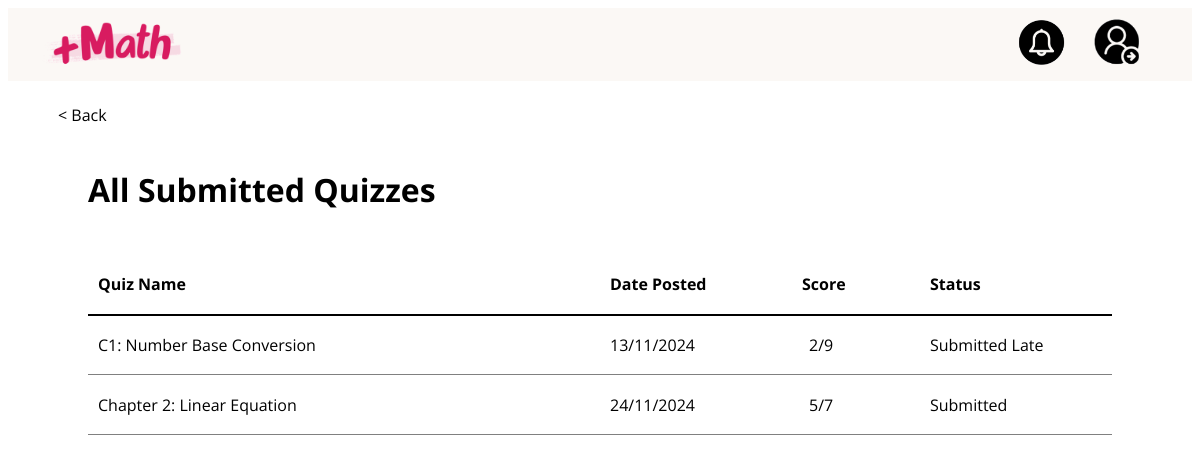
Screenshot of /stuViewSubmittedQuizzes.php?user_id=1 (signed in) with the database file from the repository.
### tables this page shows
CREATE TABLE IF NOT EXISTS `quiz` (
  `quiz_id` int NOT NULL AUTO_INCREMENT,
  `quiz_name` varchar(100) NOT NULL,
  `quiz_description` varchar(10000) NOT NULL,
  `creation_time` datetime NOT NULL,
  `teacher_id` int NOT NULL,
  PRIMARY KEY (`quiz_id`),
  KEY `FK_quiz_teacher_id` (`teacher_id`)
);

CREATE TABLE IF NOT EXISTS `class_quiz` (
  `class_quiz_id` int NOT NULL AUTO_INCREMENT,
  `post_date` datetime NOT NULL,
  `due_date` date DEFAULT NULL,
  `due_time` time DEFAULT NULL,
  `class_id` int NOT NULL,
  `quiz_id` int NOT NULL,
  PRIMARY KEY (`class_quiz_id`),
  KEY `FK_classquiz_class_id` (`class_id`),
  KEY `FK_classquiz_quiz_id` (`quiz_id`)
);

CREATE TABLE IF NOT EXISTS `student_take_quiz` (
  `stu_quiz_id` int NOT NULL AUTO_INCREMENT,
  `score` float NOT NULL,
  `submitted_date` date NOT NULL,
  `submitted_status` varchar(20) NOT NULL,
  `student_id` int NOT NULL,
  `class_quiz_id` int NOT NULL,
  PRIMARY KEY (`stu_quiz_id`),
  KEY `FK_studenttakequiz_class_quiz_id` (`class_quiz_id`),
  KEY `FK_studenttakequiz_student_id` (`student_id`)
);

### stuViewSubmittedQuizzes.php (the view, shortened to what this page needs)
<!DOCTYPE html>
<html lang="en">
<head>
</head>
<body>
    <div style="position:sticky; z-index:1; top:0; height: 73px;background-color:#FBF8F5">
        <div style="float:left; padding:10px 10px 10px 30px;">
            <img src="logo.png" style="width:150px;" onclick="stuHP()">
        </div>
        <div style="float:right; padding-right:40px;">
            <button type="button" class="notificationProfileBtn" onclick="window.location.href='stuViewAnnouncementPage.php?user_id=<?php echo $_SESSION['user_id']; ?>&page_before_announcement=stuViewSubmittedQuizzes.php'">
                <img src="notificationbtn.png" style="width:55px;">
            </button>
            <div class="dropdown">
                <button class="dropbtn" id="dropbtn" type="button" onclick="profileDropDown()">
                    <img src="stuprofilebtn.png" style="width:50px;">
                </button>
            </div>
        </div>
    </div>
    <br>
    <button class="back" type="submit" name="back" onclick="window.location.href='StuMainPage.php?user_id=<?php echo $_SESSION['user_id']; ?>'">< Back</button>
    <div style="padding:20px 80px;">
        <h1>All Submitted Quizzes</h1>
        <br>
        <table>
            <tr style="padding:15px;">
                <th class="tableColumn1" style="font-weight:bold;">Quiz Name</th>
                <th class="tableColumn2" style="font-weight:bold;">Date Posted</th>
                <th class="tableColumn3" style="font-weight:bold;">Score</th>
                <th class="tableColumn4" style="font-weight:bold;">Status</th>
            </tr>
            <?php
                $con = mysqli_connect("localhost","root","","rwdd_assignment");
                $stuSubmittedQuiz = "SELECT DISTINCT stq.stu_quiz_id, q.quiz_name, cq.post_date, stq.score, stq.submitted_status FROM quiz q
                                        INNER JOIN class_quiz cq ON q.quiz_id = cq.quiz_id
                                        INNER JOIN student_take_quiz stq ON cq.class_quiz_id = stq.class_quiz_id
                                        WHERE stq.student_id = ".$_SESSION['user_id'].";";
                $result = mysqli_query($con,$stuSubmittedQuiz);
                $nloop = 0;
                if (mysqli_num_rows($result) <=0 ){
                    echo '<tr>';
                    echo '<td style="height:auto; padding:20px 10px; border-bottom: 1px solid grey;" class="noquiz firstrow tableColumn1">No Submitted Quizzes</td>';
                    echo '<td class="mobile tableColumn2"></td>';
                    echo '<td class="mobile tableColumn3"></td>';
                    echo '<td class="mobile tableColumn4"></td>';
                    echo '</tr>';
                }else{
                    while($row = mysqli_fetch_array($result)){
                        $stuQuizID = $row['stu_quiz_id'];
                        $quizScoresql = mysqli_query($con,"SELECT SUM(question_score) AS totalscore FROM question
                        inner join quiz q on question.quiz_id = q.quiz_id
                        inner join class_quiz cq on q.quiz_id = cq.quiz_id
                        WHERE cq.class_quiz_id = (SELECT class_quiz_id from student_take_quiz WHERE stu_quiz_id=".$stuQuizID.")");
                        $quizScore = mysqli_fetch_array($quizScoresql);
                        if ($nloop ==0){
                            echo '<tr class="row" data-quiz-id="'.$stuQuizID.'" onclick="GetStuQuizID(this)">';
                            echo '<td class="tableColumn1">'.$row['quiz_name'].'</td>';
                            echo '<td class="tableColumn2">'.date('d/m/Y',strtotime($row['post_date'])).'</td>';
                            echo '<td class="tableColumn3" style="padding-left:17px;">'.$row['score'].'/' .$quizScore['totalscore'].'</td>';
                            echo '<td class="tableColumn4">'.$row['submitted_status'].'</td>';
                            echo '</tr>';
                        }else{
                            echo '<tr class="row" data-quiz-id="'.$stuQuizID.'" onclick="GetStuQuizID(this)">';
                            echo '<td class="tableColumn1">'.$row['quiz_name'].'</td>';
                            echo '<td class="tableColumn2">'.date('d/m/Y',strtotime($row['post_date'])).'</td>';
                            echo '<td class="tableColumn3" style="padding-left:17px;">'.$row['score'].'/' .$quizScore['totalscore'].'</td>';
                            echo '<td class="tableColumn4">'.$row['submitted_status'].'</td>';
                            echo '</tr>';
                        }
                        $nloop += 1;
                    }
                }
            ?>
        </table>
    </div>
</body>
</html>

### stuViewSubmittedQuizzes.php (style rules this page uses)
* { font-family: "Open Sans", sans-serif; box-sizing:border-box; }
@media only screen and (min-width: 768px) { th { font-size:16px; padding:15px; border-bottom: 2px solid black; } }
@media only screen and (min-width: 768px) { td,th { height: 60px; padding: 10px; text-align: left; vertical-align: middle; box-sizing: border-box; } }
@media only screen and (min-width: 768px) { .tableColumn1 { width: 40%; } }
@media only screen and (min-width: 768px) { .tableColumn2 { width: 15%; } }
@media only screen and (min-width: 768px) { .tableColumn3 { width: 10%; } }
@media only screen and (min-width: 768px) { .tableColumn4 { width: 15%; } }
@media only screen and (min-width: 768px) { .row { padding:15px; } }
table { width:100%; border-collapse: collapse; font-size:16px; }
td { border-bottom: 1px solid grey; }
.back { font-size: 16px; background-color:transparent; border-style:none; padding-left:50px; }
.notificationProfileBtn { border-style:none; background-color:transparent; padding:10px; cursor: pointer; }
.dropbtn { border-style:none; background-color:transparent; padding: 10px; cursor: pointer; }
.dropdown { position: relative; display: inline-block; }

### rows the page displays
quiz: quiz_name "C1: Number Base Conversion", class_quiz.post_date "13/11/2024", student_take_quiz.score "2", totalscore "9", student_take_quiz.submitted_status "Submitted Late"
quiz: quiz_name "Chapter 2: Linear Equation", class_quiz.post_date "24/11/2024", student_take_quiz.score "5", totalscore "7", student_take_quiz.submitted_status "Submitted"
